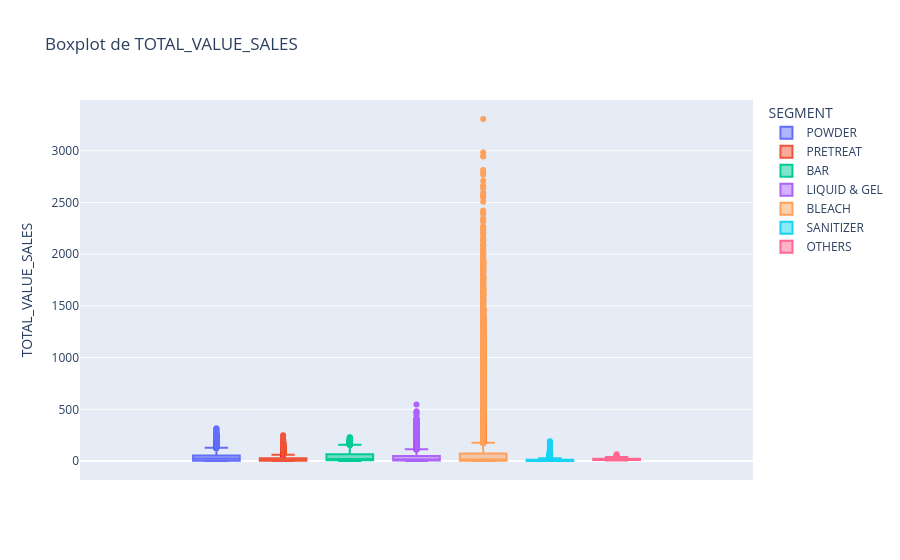

Write notebook code for a chart like this one.
### Code cell
#Análisis por Segmento
boxplot('TOTAL_VALUE_SALES', 'SEGMENT')

### Figure 1 — Plotly figure (JSON) as saved in the notebook; plotly's stock layout.template omitted (floating-point values rounded to 4 significant figures; data arrays with more than 128 entries replaced by an {"elided": "..."} marker saying what was removed)
{"data": [{"alignmentgroup": "True", "hovertemplate": "SEGMENT=POWDER<br>TOTAL_VALUE_SALES=%{y}<extra></extra>", "legendgroup": "POWDER", "marker": {"color": "#636efa"}, "name": "POWDER", "notched": false, "offsetgroup": "POWDER", "orientation": "v", "showlegend": true, "type": "box", "x0": " ", "xaxis": "x", "y": {"elided": "14779 float values"}, "y0": " ", "yaxis": "y"}, {"alignmentgroup": "True", "hovertemplate": "SEGMENT=PRETREAT<br>TOTAL_VALUE_SALES=%{y}<extra></extra>", "legendgroup": "PRETREAT", "marker": {"color": "#EF553B"}, "name": "PRETREAT", "notched": false, "offsetgroup": "PRETREAT", "orientation": "v", "showlegend": true, "type": "box", "x0": " ", "xaxis": "x", "y": {"elided": "15985 float values"}, "y0": " ", "yaxis": "y"}, {"alignmentgroup": "True", "hovertemplate": "SEGMENT=BAR<br>TOTAL_VALUE_SALES=%{y}<extra></extra>", "legendgroup": "BAR", "marker": {"color": "#00cc96"}, "name": "BAR", "notched": false, "offsetgroup": "BAR", "orientation": "v", "showlegend": true, "type": "box", "x0": " ", "xaxis": "x", "y": {"elided": "3019 float values"}, "y0": " ", "yaxis": "y"}, {"alignmentgroup": "True", "hovertemplate": "SEGMENT=LIQUID & GEL<br>TOTAL_VALUE_SALES=%{y}<extra></extra>", "legendgroup": "LIQUID & GEL", "marker": {"color": "#ab63fa"}, "name": "LIQUID & GEL", "notched": false, "offsetgroup": "LIQUID & GEL", "orientation": "v", "showlegend": true, "type": "box", "x0": " ", "xaxis": "x", "y": {"elided": "18997 float values"}, "y0": " ", "yaxis": "y"}, {"alignmentgroup": "True", "hovertemplate": "SEGMENT=BLEACH<br>TOTAL_VALUE_SALES=%{y}<extra></extra>", "legendgroup": "BLEACH", "marker": {"color": "#FFA15A"}, "name": "BLEACH", "notched": false, "offsetgroup": "BLEACH", "orientation": "v", "showlegend": true, "type": "box", "x0": " ", "xaxis": "x", "y": {"elided": "43489 float values"}, "y0": " ", "yaxis": "y"}, {"alignmentgroup": "True", "hovertemplate": "SEGMENT=SANITIZER<br>TOTAL_VALUE_SALES=%{y}<extra></extra>", "legendgroup": "SANITIZER", "marker": {"color": "#19d3f3"}, "name": "SANITIZER", "notched": false, "offsetgroup": "SANITIZER", "orientation": "v", "showlegend": true, "type": "box", "x0": " ", "xaxis": "x", "y": {"elided": "4263 float values"}, "y0": " ", "yaxis": "y"}, {"alignmentgroup": "True", "hovertemplate": "SEGMENT=OTHERS<br>TOTAL_VALUE_SALES=%{y}<extra></extra>", "legendgroup": "OTHERS", "marker": {"color": "#FF6692"}, "name": "OTHERS", "notched": false, "offsetgroup": "OTHERS", "orientation": "v", "showlegend": true, "type": "box", "x0": " ", "xaxis": "x", "y": {"elided": "480 float values"}, "y0": " ", "yaxis": "y"}], "layout": {"boxmode": "group", "legend": {"title": {"text": "SEGMENT"}, "tracegroupgap": 0}, "title": {"text": "Boxplot de TOTAL_VALUE_SALES"}, "xaxis": {"anchor": "y", "domain": [0, 1]}, "yaxis": {"anchor": "x", "domain": [0, 1], "title": {"text": "TOTAL_VALUE_SALES"}}}}
